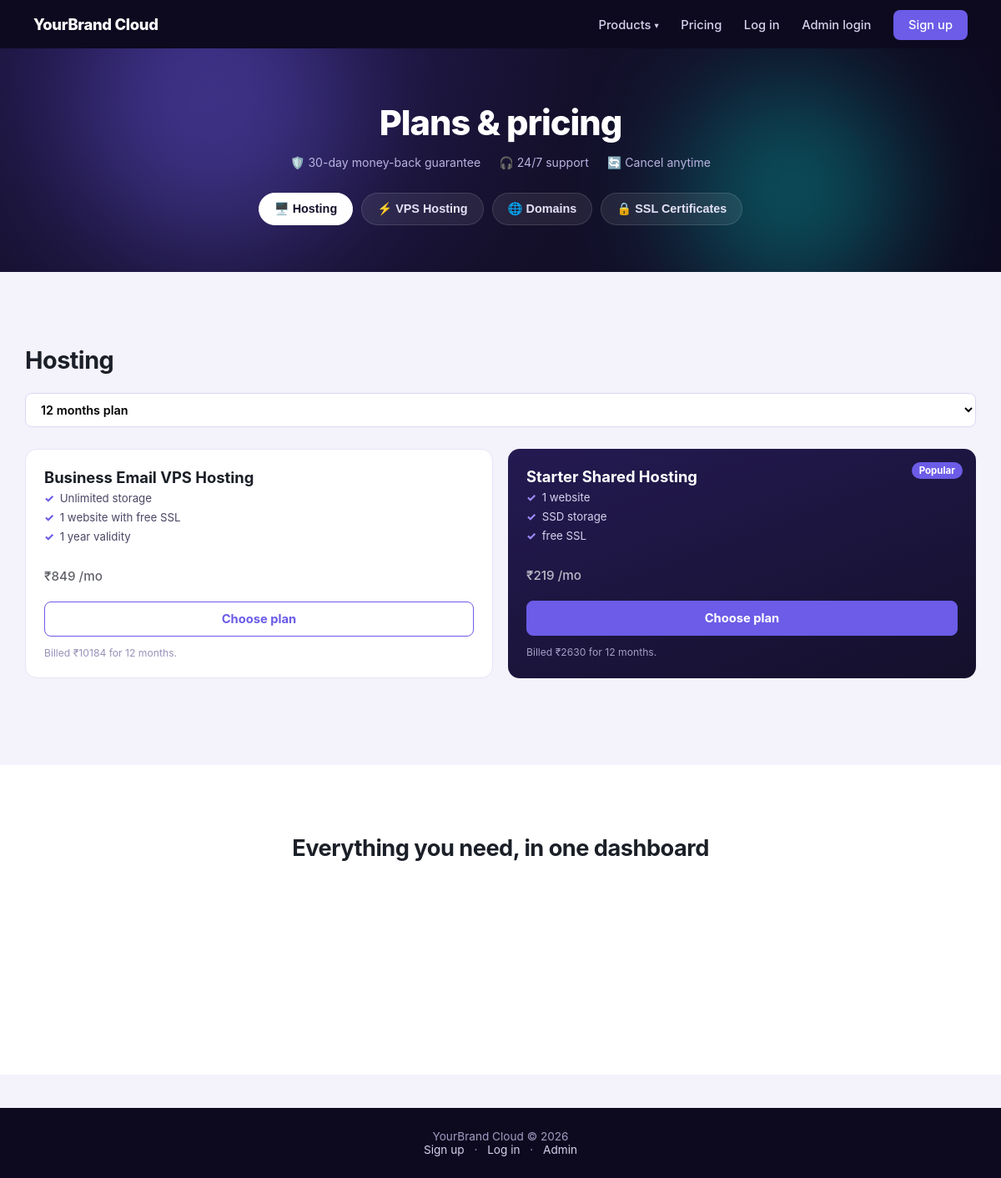
The page / on the database its author committed.
### tables this page shows
CREATE TABLE products (
    id INT AUTO_INCREMENT PRIMARY KEY,
    name VARCHAR(100) NOT NULL,
    category VARCHAR(30) NOT NULL,  
    pricing_type ENUM('tenure','onetime') NOT NULL DEFAULT 'tenure',  
    gst_applicable TINYINT(1) NOT NULL DEFAULT 1,  
    base_price_12mo DECIMAL(10,2) NOT NULL,  
    description TEXT,
    is_active TINYINT(1) NOT NULL DEFAULT 1,
    created_at TIMESTAMP DEFAULT CURRENT_TIMESTAMP
);

### includes/functions.php (called while the page is built, shortened)
<?php
function e(string $value): string
{
    return htmlspecialchars($value, ENT_QUOTES, 'UTF-8');
}

### public/index.php (the view, shortened to what this page needs)
<?php
require_once __DIR__ . '/../includes/functions.php';
$pdo = get_pdo();
$products = $pdo->query('SELECT * FROM products WHERE is_active = 1 ORDER BY category, name')->fetchAll();
$categoryMeta = [
    'hosting' => ['label' => 'Hosting', 'icon' => '🖥️'],
    'vps'     => ['label' => 'VPS Hosting', 'icon' => '⚡'],
    'domain'  => ['label' => 'Domains', 'icon' => '🌐'],
    'ssl'     => ['label' => 'SSL Certificates', 'icon' => '🔒'],
];
$byCategory = [];
foreach ($products as $p) {
    $byCategory[$p['category']][] = $p;
}
$activeCategories = array_values(array_filter(array_keys($categoryMeta), fn($c) => !empty($byCategory[$c])));
$firstCategory = $activeCategories[0] ?? null;
?>
<!doctype html>
<html lang="en">
<head>
<link rel="stylesheet" href="/assets/css/theme.css">
<link rel="stylesheet" href="/assets/css/landing.css">
</head>
<body>
<header class="landing-nav">
    <div class="brand"><?= e(APP_BRAND_NAME) ?></div>
    <nav>
        <span class="mega-wrap">
            <button type="button" class="mega-trigger" id="megaTrigger">Products <span class="caret">▾</span></button>
        </span>
        <a href="#plans">Pricing</a>
        <a href="/login">Log in</a>
        <a href="/admin/login">Admin login</a>
        <a href="/register" class="nav-cta">Sign up</a>
    </nav>
</header>
<section class="hero">
    <div class="hero-inner">
        <h1>Plans &amp; pricing</h1>
        <div class="hero-badges">
            <span>🛡️ 30-day money-back guarantee</span>
            <span>🎧 24/7 support</span>
            <span>🔄 Cancel anytime</span>
        </div>
        <?php if ($activeCategories): ?>
        <div class="tabs" id="categoryTabs">
            <?php foreach ($activeCategories as $i => $cat): ?>
                <button type="button" class="tab-btn<?= $i === 0 ? ' active' : '' ?>" data-cat="<?= e($cat) ?>">
                    <?= e($categoryMeta[$cat]['icon'] ?? '📦') ?> <?= e($categoryMeta[$cat]['label'] ?? ucfirst($cat)) ?>
                </button>
            <?php endforeach; ?>
        </div>
        <?php endif; ?>
    </div>
</section>
<section class="plans-section" id="plans">
    <div class="plans-inner">
        <div class="plans-head">
            <h2 id="plansHeading"><?= $firstCategory ? e($categoryMeta[$firstCategory]['label'] ?? ucfirst($firstCategory)) : 'Plans' ?></h2>
            <select class="tenure-select" id="tenureSelect">
                <option value="12">12 months plan</option>
            </select>
        </div>
        <?php if (!$products): ?>
            <p class="empty-plans">Plans are being set up — check back shortly.</p>
        <?php else: ?>
            <?php foreach ($activeCategories as $cat): ?>
                <div class="plan-grid category-panel" data-cat="<?= e($cat) ?>" <?= $cat !== $firstCategory ? 'style="display:none"' : '' ?>>
                    <?php foreach ($byCategory[$cat] as $i => $p): ?>
                        <div class="plan-card<?= $i === 1 ? ' featured' : '' ?>"
                             data-base="<?= (float) $p['base_price_12mo'] ?>"
                             data-id="<?= (int) $p['id'] ?>">
                            <?php if ($i === 1): ?><span class="plan-badge">Popular</span><?php endif; ?>
                            <h3><?= e($p['name']) ?></h3>
                            <?php
                                $descParts = array_filter(array_map('trim', preg_split('/[,\n]+/', (string) ($p['description'] ?? ''))));
                            ?>
                            <?php if ($descParts): ?>
                                <ul class="plan-features">
                                    <?php foreach ($descParts as $part): ?>
                                        <li><?= e($part) ?></li>
                                    <?php endforeach; ?>
                                </ul>
                            <?php else: ?>
                                <p class="plan-desc">Full details available after login.</p>
                            <?php endif; ?>
                            <div class="plan-price"><span class="price-currency">₹</span><span class="price-amount"></span><span> /mo</span></div>
                            <a class="plan-cta" href="/checkout?product_id=<?= (int) $p['id'] ?>">Choose plan</a>
                            <p class="plan-fine price-fine"></p>
                        </div>
                    <?php endforeach; ?>
                </div>
            <?php endforeach; ?>
        <?php endif; ?>
    </div>
</section>
<section class="features-section">
    <div class="features-inner">
        <h2>Everything you need, in one dashboard</h2>
        <div class="feature-grid">
        </div>
    </div>
</section>
<footer class="landing-footer">
    <div><?= e(APP_BRAND_NAME) ?> &copy; <?= date('Y') ?></div>
    <div><a href="/register">Sign up</a> · <a href="/login">Log in</a> · <a href="/admin/login">Admin</a></div>
</footer>
</body>
</html>

### public/assets/css/theme.css (style rules this page uses)
:root { --primary: #6c5ce7; --primary-dark: #5b4bd6; --bg: #f4f2fb; --card-bg: #ffffff; --text: #1b1f27; --muted: #6b7280; --border: #e7e3f7; --success-bg: #e6f7ee; --success-text: #14804a; --error-bg: #fde8e8; --error-text: #b42318; --radius: 12px; --navy: #0d0a1f; }
* { box-sizing: border-box; }
body { margin: 0; font-family: -apple-system, BlinkMacSystemFont, "Segoe UI", Roboto, Helvetica, Arial, sans-serif; background: var(--bg); color: var(--text); animation: pageFadeIn 0.35s ease both; }
input, textarea, select { width: 100%; padding: 10px 12px; margin-top: 6px; border: 1px solid var(--border); border-radius: 8px; font-size: 1rem; font-family: inherit; transition: border-color 0.15s ease, box-shadow 0.15s ease; }
section { margin-bottom: 40px; }

### rows shown on the page
products: name "Business Email VPS Hosting", description "Unlimited storage", description "1 website with free SSL", description "1 year validity"
products: shows "Popular", name "Starter Shared Hosting", description "1 website", description "SSD storage", description "free SSL"

### other values the page prints
APP_BRAND_NAME "YourBrand Cloud"
$categoryMeta[$cat]['icon'] "🖥️"
$categoryMeta[$cat]['label'] "Hosting"
$categoryMeta[$cat]['icon'] "⚡"
$categoryMeta[$cat]['label'] "VPS Hosting"
$categoryMeta[$cat]['icon'] "🌐"
$categoryMeta[$cat]['label'] "Domains"
$categoryMeta[$cat]['icon'] "🔒"
$categoryMeta[$cat]['label'] "SSL Certificates"
$categoryMeta[$firstCategory]['label'] "Hosting"
